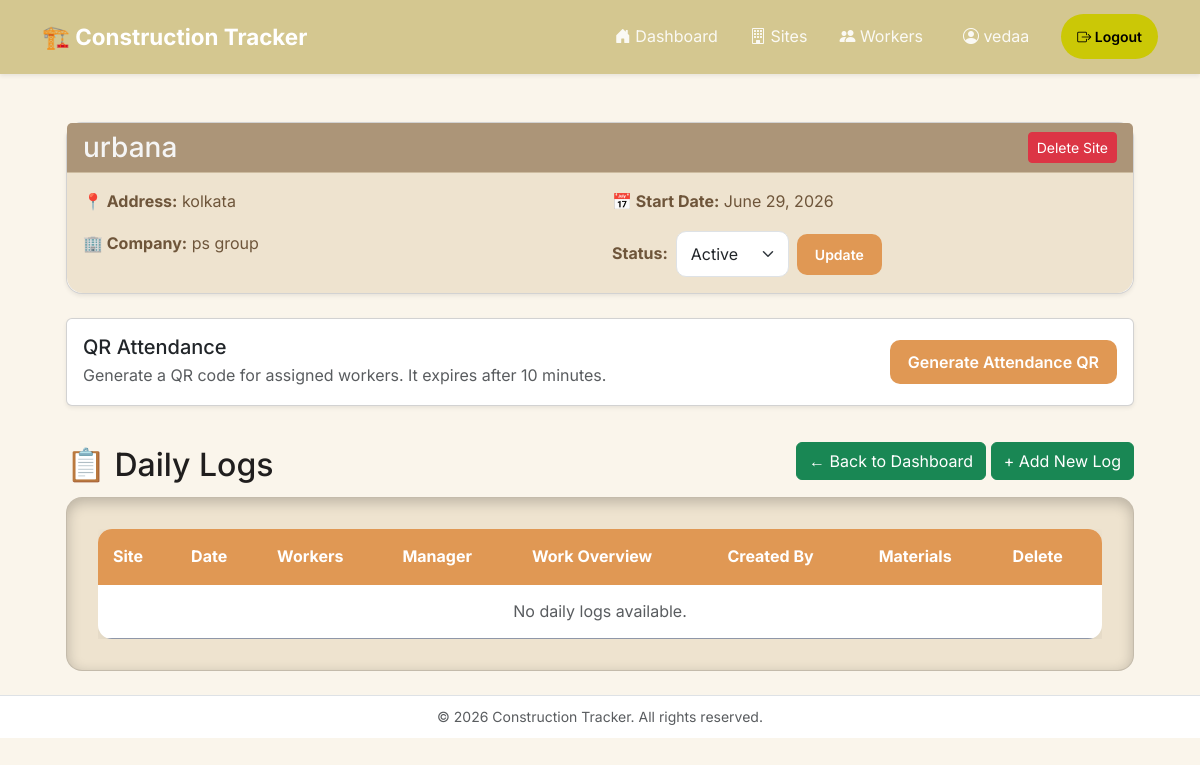
/sites/2/ (signed in), run on an earlier commit of the app's database.
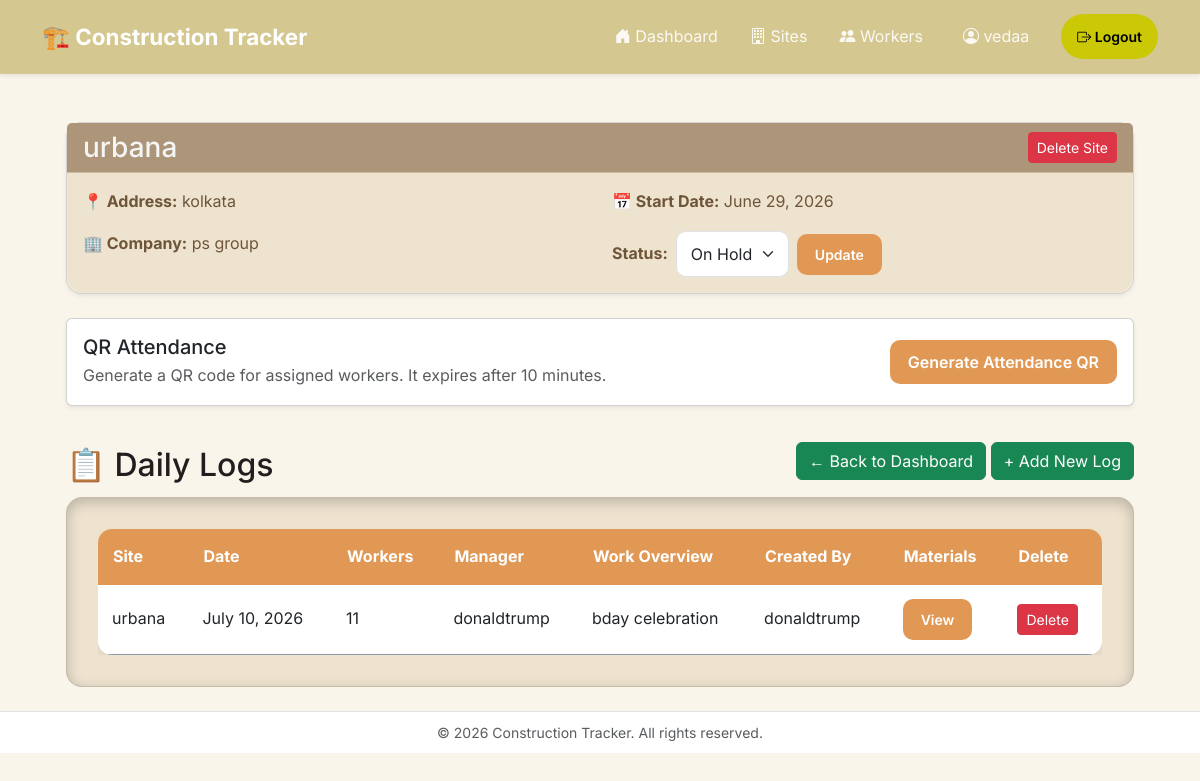
And on a later commit of the database.
### logs/models.py (models this page shows, shortened)
class Site(models.Model):
    STATUS_CHOICES=[
        ('active','Active'),
        ('on hold', 'On Hold'),
        ('completed', 'Completed'),
    ]
    status=models.CharField(max_length=20, choices=STATUS_CHOICES, default='active')
    name=models.CharField(max_length=200)
    location=models.CharField(max_length=200)
    start_date=models.DateField()
    company_name=models.CharField(max_length=200)
    created_by=models.ForeignKey(User, on_delete=models.CASCADE)
    created_at=models.DateTimeField(auto_now_add=True)
    workers=models.ManyToManyField(User, related_name='assigned_sites', blank=True)
    def __str__(self):
        return self.name

class DailyLog(models.Model):
    site_worked_on=models.ForeignKey(Site, on_delete=models.CASCADE)
    date_today=models.DateField()
    worker_count=models.PositiveIntegerField()
    site_manager=models.CharField(max_length=200)
    work_overview=models.TextField()
    created_by=models.ForeignKey(User, on_delete=models.CASCADE)
    class Meta:
        verbose_name_plural="Daily Log"

### logs/views.py (the view)
# urls.py: path("sites/<int:pk>/", views.site_detail, name='site_detail'),
@manager_required
def site_detail(request, pk):
    if request.user.is_superuser:
        site = get_object_or_404(Site, pk=pk)
    else:
        site = get_object_or_404(
            Site,
            pk=pk,
            created_by=request.user
        )
    if request.method == "POST":
        status = request.POST.get("status")
        if status in ["active", "on hold", "completed"]:
            site.status = status
            site.save()
        return redirect("site_detail", pk=pk)
    logdetail = DailyLog.objects.filter(site_worked_on=site)
    return render(request, "site_detail.html", {
        "site": site,
        "logdetail": logdetail,
    })

### logs/context_processors.py (called while the page is built)
def user_role(request):
    role = None
    if request.user.is_authenticated and not request.user.is_superuser:
        profile = UserProfile.objects.filter(user=request.user).first()
        if profile:
            role = profile.role
    return {
        "user_role": role
    }

### logs/views.py (called while the page is built)
def manager_required(view_func):
    @wraps(view_func)
    @login_required
    def wrapped(request, *args, **kwargs):
        if request.user.is_superuser:
            return view_func(request, *args, **kwargs)
        profile = UserProfile.objects.filter(user=request.user).first()
        if profile is None or profile.role != "manager":
            raise PermissionDenied
        return view_func(request, *args, **kwargs)
    return wrapped

### logs/templates/site_detail.html (shortened to what the changed rows need)
{% extends 'base.html' %}
{% block content %}
<div class="container-fluid px-4 mt-4">
    <div class="card shadow-sm mb-4 site-detail-card">
        <div class="card-header site-detail-header d-flex justify-content-between align-items-center">
            <h3 class="mb-0">{{ site.name }}</h3>
            <form method="POST" action="{% url 'delete_site' site.pk %}">
                <button type="submit" class="btn btn-danger btn-sm">
                </button>
            </form>
        </div>
        <div class="card-body site-detail-body">
            <div class="row">
                <div class="col-md-6">
                    <p><strong>📍 Address:</strong> {{ site.location }}</p>
                    <p><strong>🏢 Company:</strong> {{ site.company_name }}</p>
                </div>
                <div class="col-md-6">
                    <p><strong>📅 Start Date:</strong> {{ site.start_date }}</p>
                    <form method="POST" class="d-flex align-items-center gap-2">
                        <strong>Status:</strong>
                        <select name="status" class="form-select w-auto">
                            <option value="active" {% if site.status == 'active' %}selected{% endif %}>
                                Active
                            </option>
                            <option value="on hold" {% if site.status == 'on hold' %}selected{% endif %}>
                                On Hold
                            </option>
                        </select>
                        <button type="submit" class="btn site-btn btn-sm">
                            Update
                        </button>
                    </form>
                </div>
            </div>
        </div>
    </div>
    <div class="d-flex justify-content-between align-items-center mb-1">
        <h2 class="log-title mt-3">📋 Daily Logs</h2>
    </div>
    <div class="card card-body-custom">
        <div class="card-body">
            <div class="table-responsive">
                <table class="logs-table">
                    <thead class="table-dark">
                        <tr>
                            <th>Site</th>
                            <th>Date</th>
                            <th>Workers</th>
                            <th>Manager</th>
                            <th>Work Overview</th>
                            <th>Created By</th>
                            <th>Materials</th>
                            <th>Delete</th>
                        </tr>
                    </thead>
                    <tbody>
                    {% for log in logdetail %}
                        <tr>
                            <td>{{ log.site_worked_on }}</td>
                            <td>{{ log.date_today }}</td>
                            <td>{{ log.worker_count }}</td>
                            <td>{{ log.site_manager }}</td>
                            <td>{{ log.work_overview }}</td>
                            <td>{{ log.created_by }}</td>
                            <td>
                                <a href="{% url 'materials_log' log.pk %}"
                                   class="btn site-btn btn-sm">
                                    View
                                </a>
                            </td>
                            <td>
                                <form method="POST" action="{% url 'delete_log' log.pk %}">
                                    <button type="submit" class="btn btn-danger btn-sm">
                                        Delete
                                    </button>
                                </form>
                            </td>
                        </tr>
                    {% empty %}
                        <tr>
                            <td colspan="8" class="text-center text-muted">
                                No daily logs available.
                            </td>
                        </tr>
                    {% endfor %}
                    </tbody>
                </table>
            </div>
        </div>
    </div>
</div>
{% endblock %}

What changed in the data, as far as the page shows it:
changed Site "urbana": status "Active" → "On Hold"
added DailyLog: site_worked_on "urbana", date_today "July 10, 2026", worker_count "11", site_manager "donaldtrump", work_overview "bday celebration", created_by "donaldtrump"
Also different on the page:
text no longer shown: "No daily logs available."
